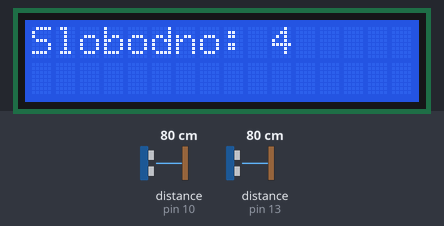
Simulated run of this sketch. Board: Arduino Uno, built with avr-gcc and run on an emulated ATmega328P. On the bench: 16×2 character LCD. Wiring (inferred from the names in the program): 2 × ultrasonic range finder: trigger pin 9, echo pin 10 / trigger pin 14, echo pin 13. Inputs (shaded band) come from the test bench; at power-on: distance to the obstacle (sensors on pin 10, pin 13) 80 cm. The echo pulse lasts 58.3 µs per cm.

Above: at 1.2 s.
1.3 s: distance to the obstacle (sensor on pin 10) set to 12 cm
2.8 s: distance to the obstacle (sensor on pin 10) set to 9 cm
At 4.0 s:
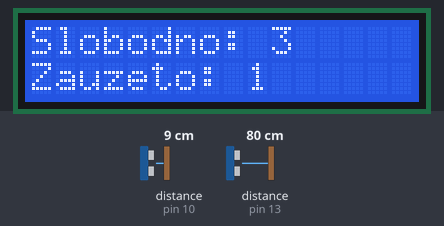
4.3 s: distance to the obstacle (sensor on pin 13) set to 2 cm
At 5.3 s:
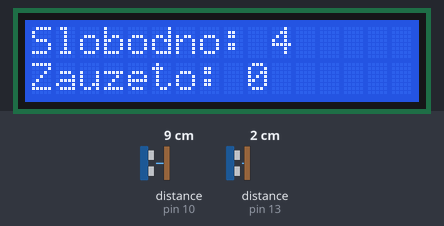
Timing chart, 0 to 7.3 s (numbered marks = the images above; inputs shaded):
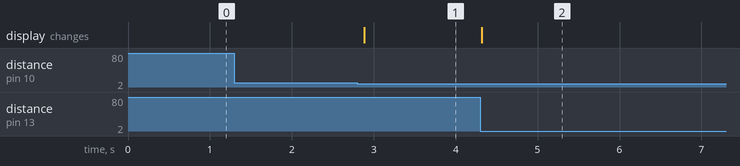

Measured:
- the behaviour switches between 11 and 10 cm on distance to the obstacle (sensor on pin 10) (found by bisection; images 0 and 1)
- after the input at 1.3 s, every drawn part: stays the same
- after the input at 2.8 s, the display: changes after 0.08 s (image 1)
- after the input at 4.3 s, the display: changes at once (image 2)

The sketch:

proj.ino
```cpp
#include <LiquidCrystal.h>
// LCD pinovi: RS, E, D4, D5, D6, D7
const int rs = 12, en = 11, d4 = 5, d5 = 4, d6 = 3, d7 = 2;
LiquidCrystal lcd(rs, en, d4, d5, d6, d7);
// Ultrazvučni senzor
const int trigPin1 = 9;
const int echoPin1 = 10;
const int trigPin2 = 14;
const int echoPin2 = 13;
// Konstante i varijable
const int totalSpots = 4;
int occupiedSpots = 0;
const int detectionThreshold = 10;
bool vehicleDetected1 = false;
bool vehicleDetected2 = false;
void setup() {
lcd.begin(16, 2);
lcd.print("Slobodno: ");
lcd.print(totalSpots - occupiedSpots);
pinMode(trigPin1, OUTPUT);
pinMode(echoPin1, INPUT);
pinMode(trigPin2, OUTPUT);
pinMode(echoPin2, INPUT);
Serial.begin(9600);
}
void loop() {
int distance1 = getDistance1();
if (distance1 > 0 && distance1 < detectionThreshold) {
if (!vehicleDetected1) {
vehicleDetected1 = true;
if (occupiedSpots < totalSpots) {
occupiedSpots++;
updateLCD();
}
}
} else {
if (vehicleDetected1) {
vehicleDetected1 = false;
}
}
delay(50);
int distance2 = getDistance2();
if (distance2 > 0 && distance2 < detectionThreshold) {
if (!vehicleDetected2) {
vehicleDetected2 = true;
if (occupiedSpots > 0) {
occupiedSpots--;
updateLCD();
}
}
} else {
if (vehicleDetected2) {
vehicleDetected2 = false;
}
}
delay(50);
}
int getDistance1() {
digitalWrite(trigPin1, LOW);
delayMicroseconds(2);
digitalWrite(trigPin1, HIGH);
delayMicroseconds(10);
digitalWrite(trigPin1, LOW);
long duration1 = pulseIn(echoPin1, HIGH);
int distance1 = duration1 * 0.034 / 2;
return distance1;
}
int getDistance2() {
digitalWrite(trigPin2, LOW);
delayMicroseconds(2);
digitalWrite(trigPin2, HIGH);
delayMicroseconds(10);
digitalWrite(trigPin2, LOW);
long duration2 = pulseIn(echoPin2, HIGH);
int distance2 = duration2 * 0.034 / 2;
return distance2;
}
void updateLCD() {
lcd.clear();
lcd.setCursor(0, 0);
lcd.print("Slobodno: ");
lcd.print(totalSpots - occupiedSpots);
lcd.setCursor(0, 1);
lcd.print("Zauzeto: ");
lcd.print(occupiedSpots);
}
```
